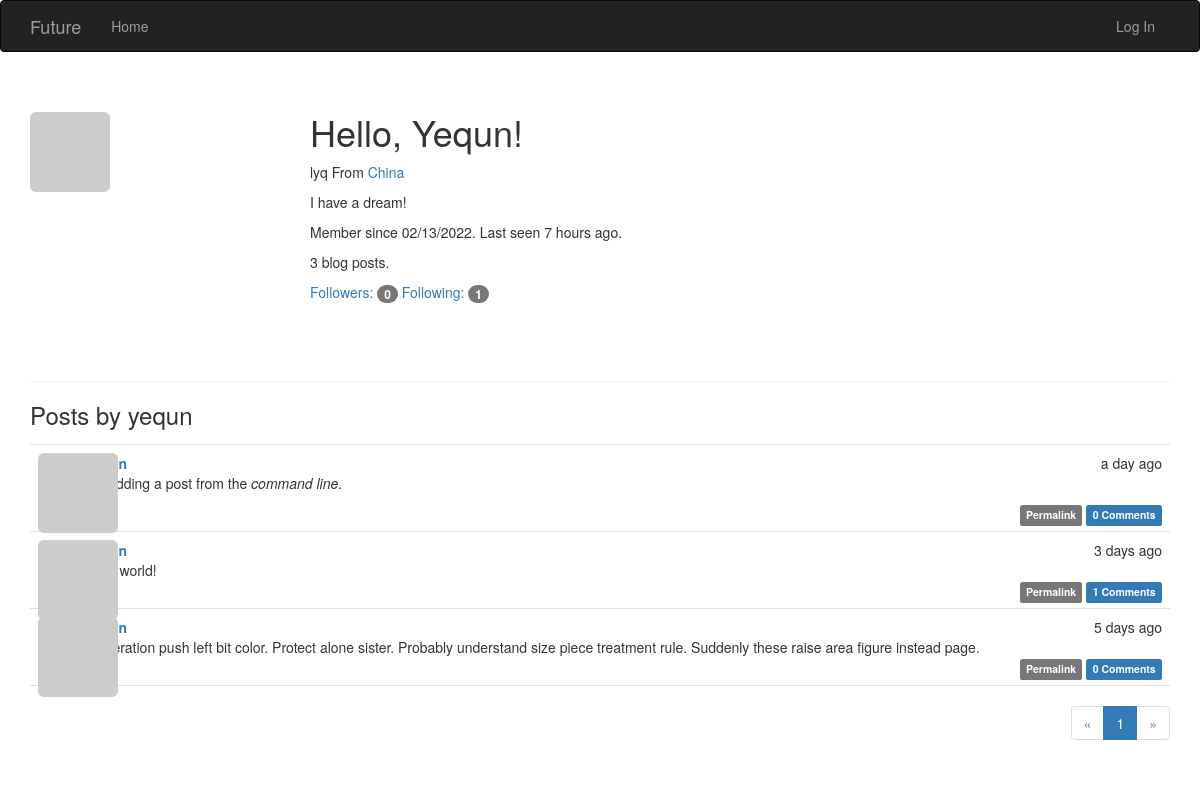
/user/yequn, run on an earlier commit of the app's database.
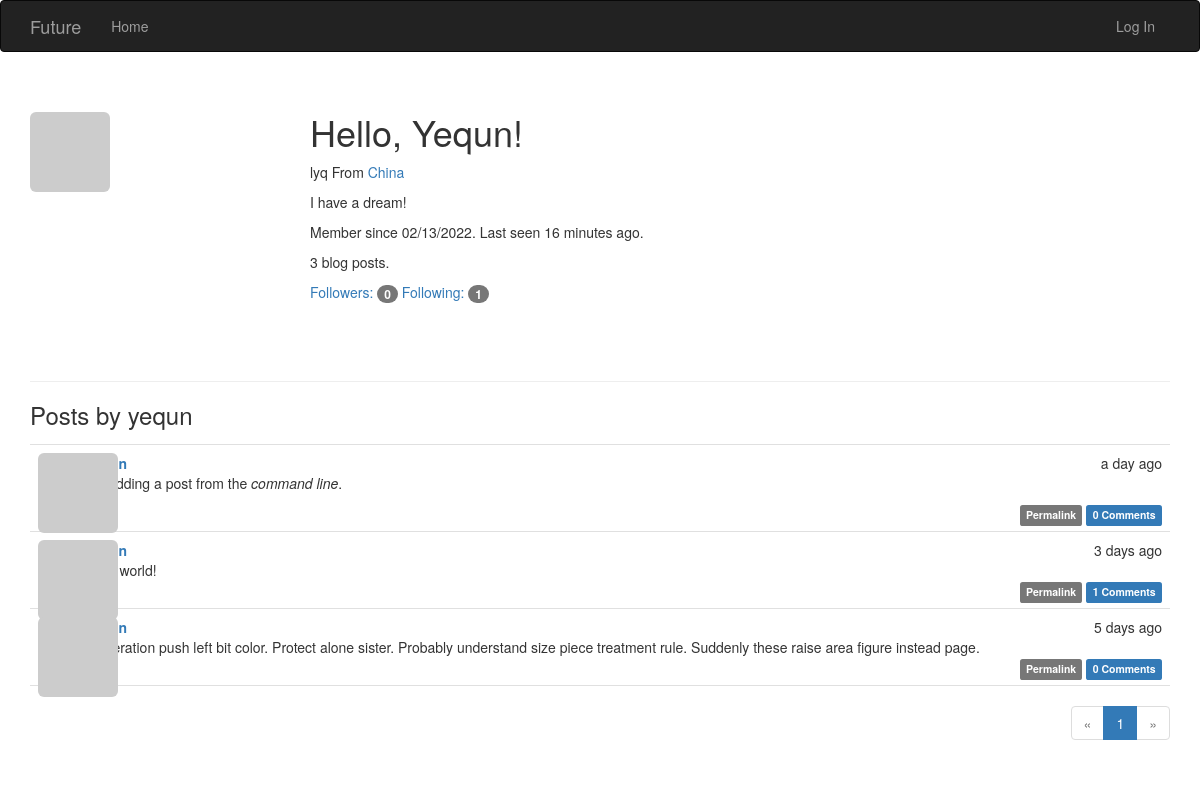
And on a later commit of the database.
### app/models.py (models this page shows, shortened)
class User(db.Model, UserMixin):
    __tablename__ = 'users'
    id = db.Column(db.Integer, primary_key=True)
    email = db.Column(db.String(64), unique=True, index=True)
    username = db.Column(db.String(64), unique=True, index=True)
    password_hash = db.Column(db.String(128))
    role_id = db.Column(db.Integer, db.ForeignKey('roles.id'))
    confirmed = db.Column(db.Boolean, default=False)
    name = db.Column(db.String(64))
    location = db.Column(db.String(64))
    about_me = db.Column(db.Text())
    member_since = db.Column(db.DateTime(), default=datetime.utcnow)
    last_seen = db.Column(db.DateTime(), default=datetime.utcnow)
    avatar_hash = db.Column(db.String(32))
    posts = db.relationship('Post', backref='author', lazy='dynamic')
    followed = db.relationship('Follow',
                               foreign_keys=[Follow.follower_id],
                               backref=db.backref('follower', lazy='joined'),
                               lazy='dynamic',
                               cascade='all, delete-orphan')
    followers = db.relationship('Follow',
                               foreign_keys=[Follow.followed_id],
                               backref=db.backref('followed', lazy='joined'),
                               lazy='dynamic',
                               cascade='all, delete-orphan')
    comments = db.relationship('Comment', backref='author', lazy='dynamic')
    @property
    def password(self):
        raise AttributeError('password is not a readable')
    def gravatar_hash(self):
        return hashlib.md5(self.email.lower().encode('utf-8')).hexdigest()
    def gravatar(self, size=100, default='identicon', rating='g'):
        if request.is_secure:
            url = 'https://secure.gravatar.com/avatar'
        else:
            url = 'http://www.gravatar.com/avatar'
        hash = self.avatar_hash or self.gravatar_hash()
        return '{url}/{hash}?s={size}&d={default}&r={rating}'.format(
            url=url, hash=hash, size=size, default=default, rating=rating)

class Post(db.Model):
    __tablename__ = 'posts'
    id = db.Column(db.Integer, primary_key=True)
    body = db.Column(db.Text)
    body_html = db.Column(db.Text)
    timestamp = db.Column(db.DateTime, index=True, default=datetime.utcnow)
    author_id = db.Column(db.Integer, db.ForeignKey('users.id'))
    comments = db.relationship('Comment', backref='post', lazy='dynamic')

### app/main/views.py (the view)
@main.route('/user/<username>')
def user(username):
    user = User.query.filter_by(username=username).first_or_404()
    page = request.args.get('page', 1, type=int)
    pagination = user.posts.order_by(Post.timestamp.desc()).paginate(
        page, per_page=current_app.config['FUTURE_POSTS_PER_PAGE'],
        error_out=False)
    posts = pagination.items
    return render_template('user.html', user=user, posts=posts, pagination=pagination)

### app/auth/views.py (called while the page is built)
@auth.before_app_request
def before_request():
    if current_user.is_authenticated:
        current_user.ping()
        if not current_user.confirmed \
                and request.endpoint \
                and request.blueprint != 'auth' \
                and request.endpoint != 'static':
            return redirect(url_for('auth.unconfirmed'))

### app/main/__init__.py (called while the page is built)
@main.app_context_processor
def inject_permissions():
    return dict(Permission=Permission)

### app/main/views.py (called while the page is built)
@main.after_app_request
def after_request(response):
    for query in get_debug_queries():
        if query.duration >= current_app.config['FUTURE_SLOW_DB_QUERY_TIME']:
            current_app.logger.warning('Slow query: %s\nParameters: %s\nDuration: %fs\nContext: %s\n'
                                       % (query.statement, query.parameters, query.duration, query.context))
    return response

### app/models.py (called while the page is built)
    def can(self, permissions):
        return False

    def is_administrator(self):
        return False

### app/templates/user.html (shortened to what this page needs)
{% extends "base.html" %}
{% import "_macros.html" as macros %}
{% block page_content %}
<div class="page-header">
    <img class="img-rounded profile-thumbnail" src="{{ user.gravatar(size=256) }}">
    <div class="profile-header">
        <h1>Hello, {{ user.username|capitalize }}!</h1>
        {% if user.name or user.location %}
            <p>
                {% if user.name %}{{ user.name }}{% endif %}
                {% if user.location %}
                    From <a href="http://maps.goole.com/?q={{ user.location }}">
                    {{ user.location }}
                </a>
                {% endif %}
            </p>
        {% endif %}
        {% if user.about_me %}<p>{{ user.about_me }}</p>{% endif %}
        <p>
            Member since {{ moment(user.member_since).format('L') }}. Last seen {{ moment(user.last_seen).fromNow() }}.
        </p>
        <p>{{ user.posts.count() }} blog posts.</p>
        <p>
            <a href="{{ url_for('.followers', username=user.username) }}">Followers: <span class="badge">{{ user.followers.count() - 1 }}</span></a>
            <a href="{{ url_for('.followed_by', username=user.username) }}">Following: <span class="badge">{{ user.followed.count() - 1}}</span></a>
        </p>
    </div>
</div>
<h3>Posts by {{ user.username }}</h3>
    {% include '_posts.html' %}
{% if pagination %}
<div class="pagination">
    {{ macros.pagination_widget(pagination, '.user', username=user.username) }}
</div>
{% endif %}
{% endblock %}

### app/templates/base.html (shortened to what this page needs)
{% extends "bootstrap/base.html" %}
{% block head %}
{{ super() }}
<link rel="stylesheet" type="text/css" href="{{ url_for('static', filename='styles.css') }}">
{% endblock %}
{% block navbar %}
<div class="navbar navbar-inverse" role="navigation">
    <div class="container">
        <div class="navbar-header">
            <a class="navbar-brand" href="{{ url_for('main.index') }}">Future</a>
        </div>
        <div class="navbar-collapse collapse">
            <ul class="nav navbar-nav">
                <li><a href="{{ url_for('main.index') }}">Home</a> </li>
            </ul>
            <ul class="nav navbar-nav navbar-right">
                {% if current_user.is_authenticated %}
                <li class="dropdown">
                    <a href="#" class="dropdown-toggle" data-toggle="dropdown">Account <b class="caret"></b></a>
                    <ul class="dropdown-menu">
                        <li><a href="{{ url_for('auth.change_password') }}">Change Password</a></li>
                        <li><a href="{{ url_for('auth.change_email_request') }}">Change Email</a></li>
                        <li><a href="{{ url_for('auth.logout') }}">Log Out</a></li>
                    </ul>
                </li>
                {% else %}
                <li><a href="{{ url_for('auth.login') }}">Log In</a></li>
                {% endif %}
            </ul>
        </div>
    </div>
</div>
{% endblock %}
{% block content %}
<div class="container">
    {% block page_content %}{% endblock %}
</div>
{% endblock %}

### app/templates/_macros.html
{% macro pagination_widget(pagination, endpoint) %}
<ul class="pagination">
    <li{% if not pagination.has_prev %} class="disabled"{% endif %}>
        <a href="{% if pagination.has_prev %}{{ url_for(endpoint, page=pagination.prev_num, **kwargs) }}{% else %}#{% endif %}">
            &laquo;
        </a>
    </li>
    {% for p in pagination.iter_pages() %}
        {% if p %}
            {% if p == pagination.page %}
            <li class="active">
                <a href="{{ url_for(endpoint, page = p, **kwargs) }}">{{ p }}</a>
            </li>
            {% else %}
            <li>
                <a href="{{ url_for(endpoint, page = p, **kwargs) }}">{{ p }}</a>
            </li>
            {% endif %}
        {% else %}
        <li class="disabled"><a href="#">&hellip;</a></li>
        {% endif %}
    {% endfor %}
    <li{% if not pagination.has_next %} class="disabled"{% endif %}>
        <a href="{% if pagination.has_next %}{{ url_for(endpoint, page=pagination.next_num, **kwargs) }}{% else %}#{% endif %}">
            &raquo;
        </a>
    </li>
</ul>
{% endmacro %}

### app/templates/_posts.html (shortened to what this page needs)
<ul class="posts">
    {% for post in posts %}
    <li class="post">
        <div class="post-thumbnail">
            <a href="{{ url_for('.user', username=post.author.username) }}">
                <img class="img-rounded profile-thumbnail" src="{{ post.author.gravatar(size=40) }}">
            </a>
        </div>
        <div class="post-content">
            <div class="post-date">{{ moment(post.timestamp).fromNow() }}</div>
            <div class="post-author"><a href="{{ url_for('.user', username=post.author.username) }}">{{ post.author.username }}</a></div>
            <div class="post-body">
                {% if post.body_html %}
                    {{ post.body_html | safe }}
                {% else %}
                    {{ post.body }}
                {% endif %}
            </div>
            <div class="post-footer">
                <a href="{{ url_for('.post', id=post.id) }}">
                    <span class="label label-default">Permalink</span>
                </a>
                <a href="{{ url_for('.post', id=post.id) }}#comments">
                    <span class="label label-primary">{{ post.comments.count() }} Comments</span>
                </a>
            </div>
        </div>
    </li>
    {% endfor %}
</ul>

### app/static/styles.css (style rules this page uses)
.profile-thumbnail { position: absolute; }
.profile-header { min-height: 260px; margin-left: 280px; }
ul.posts { list-style-type: none; padding: 0px; margin: 16px 0px 0px 0px; border-top: 1px solid #e0e0e0; }
ul.posts li.post { padding: 8px; border-bottom: 1px solid #e0e0e0; }
div.post-date { float: right; }
div.post-author { font-weight: bold; }
div.post-thumbnail { position: absolute; }
div.post-content { margin-left: 48px; min-height: 48px; }
div.post-footer { text-align: right; }
div.pagination { width: 100%; text-align: right; padding: 0px; margin: 0px; }

What changed in the data, as far as the page shows it:
changed User "Yequn": last_seen "7 hours ago" → "16 minutes ago"
